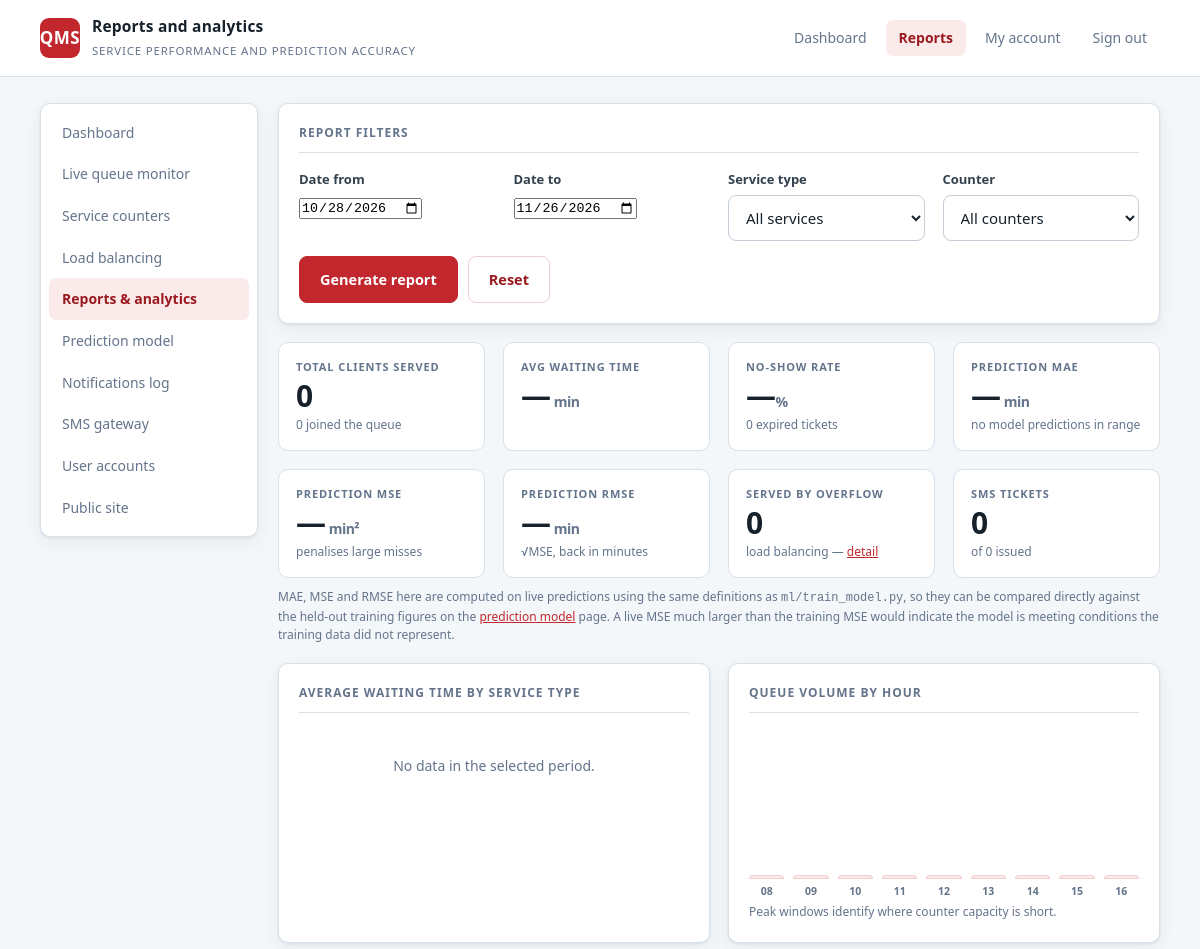
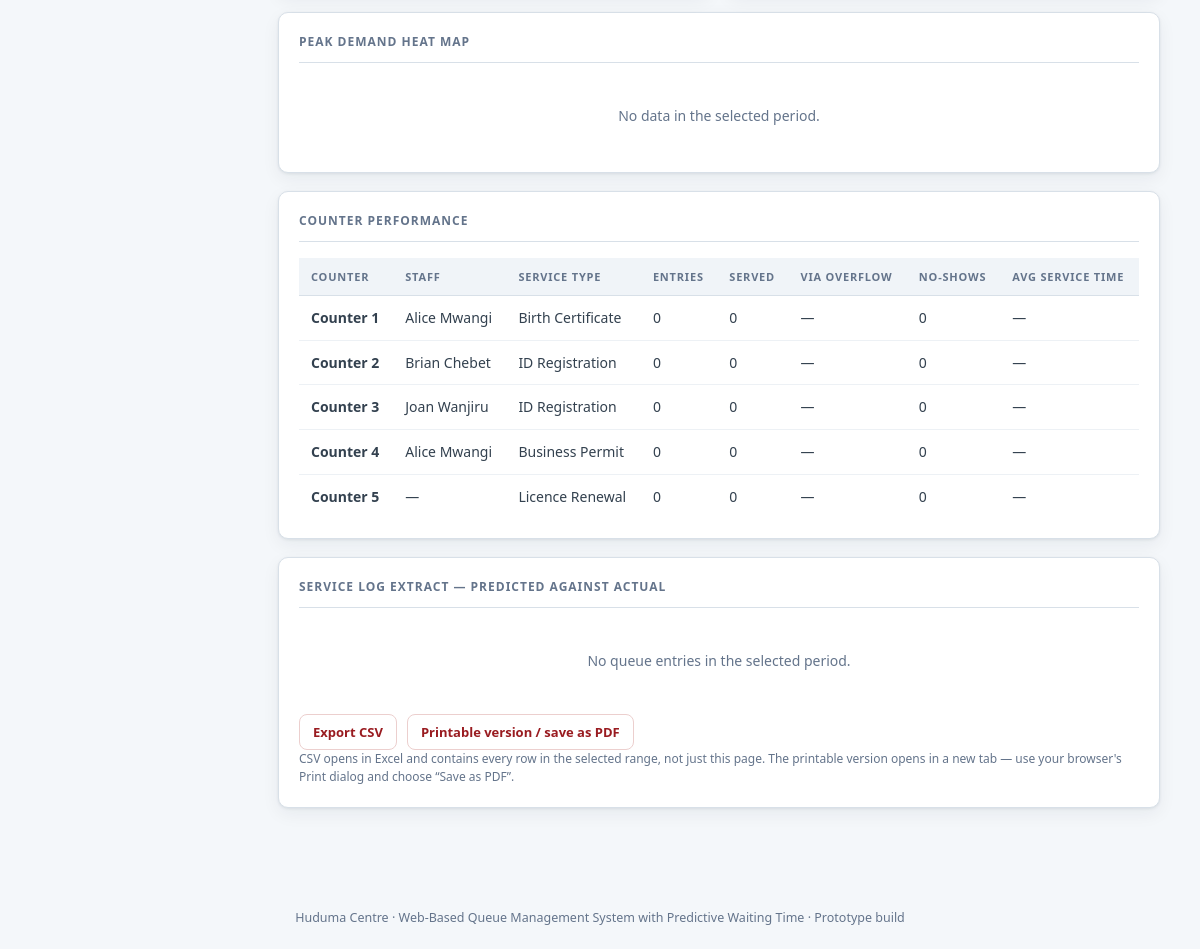
The app's page /admin/reports.php (signed in) with its own data (2 pictures, top to bottom).
### tables this page shows
CREATE TABLE service_counter (
    counter_id        INT AUTO_INCREMENT PRIMARY KEY,
    counter_name      VARCHAR(60)  NOT NULL,
    service_type      VARCHAR(80)  NOT NULL,
    status            ENUM('open','closed') NOT NULL DEFAULT 'closed',
     
     
     
    overflow_enabled  TINYINT(1) NOT NULL DEFAULT 1,
    assigned_staff_id INT DEFAULT NULL,
    CONSTRAINT fk_counter_staff FOREIGN KEY (assigned_staff_id)
        REFERENCES user (user_id) ON DELETE SET NULL,
    INDEX idx_counter_service (service_type, status)
);

CREATE TABLE user (
    user_id        INT AUTO_INCREMENT PRIMARY KEY,
    full_name      VARCHAR(120)  NOT NULL,
    phone_number   VARCHAR(20)   NOT NULL,
    email          VARCHAR(120)  DEFAULT NULL,
    password_hash  VARCHAR(255)  DEFAULT NULL,
    role           ENUM('client','staff','admin') NOT NULL DEFAULT 'client',
    created_at     DATETIME      NOT NULL DEFAULT CURRENT_TIMESTAMP,
    INDEX idx_user_phone (phone_number),
    UNIQUE KEY uq_user_email (email)
);

### admin/reports.php (the view, shortened to what the rows shown need)
<?php
require_once __DIR__ . '/../includes/layout.php';
require_once __DIR__ . '/../modules/reporting.php';
$f = report_filters($_GET);
$printMode = ($_GET['print'] ?? '') === '1';
$byCounter = report_by_counter($f);
?>
<div class="side-layout <?= $printMode ? 'print-mode' : '' ?>">
  <div>
    <?php if ($printMode): ?>
      <div class="print-head">
        <h1><?= e(CENTRE_NAME) ?> &mdash; Queue Performance Report</h1>
        <p><?= e(date('d M Y', strtotime($f['from']))) ?> to
           <?= e(date('d M Y', strtotime($f['to']))) ?>
           <?= $f['service'] !== '' ? ' &middot; ' . e($f['service']) : ' &middot; all services' ?>
           &middot; generated <?= e(date('d M Y H:i')) ?></p>
      </div>
    <?php else: ?>
    <div class="panel no-print">
      <h2>Report filters</h2>
    </div>
    <?php endif; ?>
    <div class="grid g2">
      <div class="panel">
        <h2>Average waiting time by service type</h2>
      </div>
      <div class="panel">
        <h2>Queue volume by hour</h2>
      </div>
    </div>
    <div class="panel">
      <h2>Peak demand heat map</h2>
    </div>
    <div class="panel">
      <h2>Counter performance</h2>
      <table>
        <thead><tr>
          <th>Counter</th><th>Staff</th><th>Service type</th><th>Entries</th>
          <th>Served</th><th>Via overflow</th><th>No-shows</th>
          <th>Avg service time</th>
        </tr></thead>
        <tbody>
        <?php foreach ($byCounter as $c): ?>
          <tr>
            <td><b><?= e($c['counter_name']) ?></b></td>
            <td><?= e($c['staff_name'] ?? '—') ?></td>
            <td><?= e($c['service_type']) ?></td>
            <td><?= (int)$c['entries'] ?></td>
            <td><?= (int)$c['served'] ?></td>
            <td><?= (int)($c['overflow_served'] ?? 0) ?: '—' ?></td>
            <td><?= (int)$c['no_shows'] ?></td>
            <td><?= $c['avg_service'] !== null
                    ? number_format((float)$c['avg_service'], 1) . ' min' : '—' ?></td>
          </tr>
        <?php endforeach; ?>
        </tbody>
      </table>
    </div>
    <div class="panel">
      <h2>Service log extract &mdash; predicted against actual</h2>
    </div>
  </div>
</div>

### records on screen
service_counter: counter_name "Counter 1", assigned_staff.full_name "Alice Mwangi", service_type "Birth Certificate", entries "0", served "0", overflow_served "—", no_shows "0"
service_counter: counter_name "Counter 2", assigned_staff.full_name "Brian Chebet", service_type "ID Registration", entries "0", served "0", overflow_served "—", no_shows "0"
service_counter: counter_name "Counter 3", assigned_staff.full_name "Joan Wanjiru", service_type "ID Registration", entries "0", served "0", overflow_served "—", no_shows "0"
service_counter: counter_name "Counter 4", assigned_staff.full_name "Alice Mwangi", service_type "Business Permit", entries "0", served "0", overflow_served "—", no_shows "0"
service_counter: counter_name "Counter 5", staff_name "—", service_type "Licence Renewal", entries "0", served "0", overflow_served "—", no_shows "0"

### other values on screen
$opts['heading'] "Reports and analytics"
$opts['subheading'] "SERVICE PERFORMANCE AND PREDICTION ACCURACY"
$summary['served'] "0"
$summary['total_entries'] "0"
$summary['no_shows'] "0"
$summary['overflow_served'] "0"
$summary['sms_tickets'] "0"
CENTRE_NAME "Huduma Centre"
